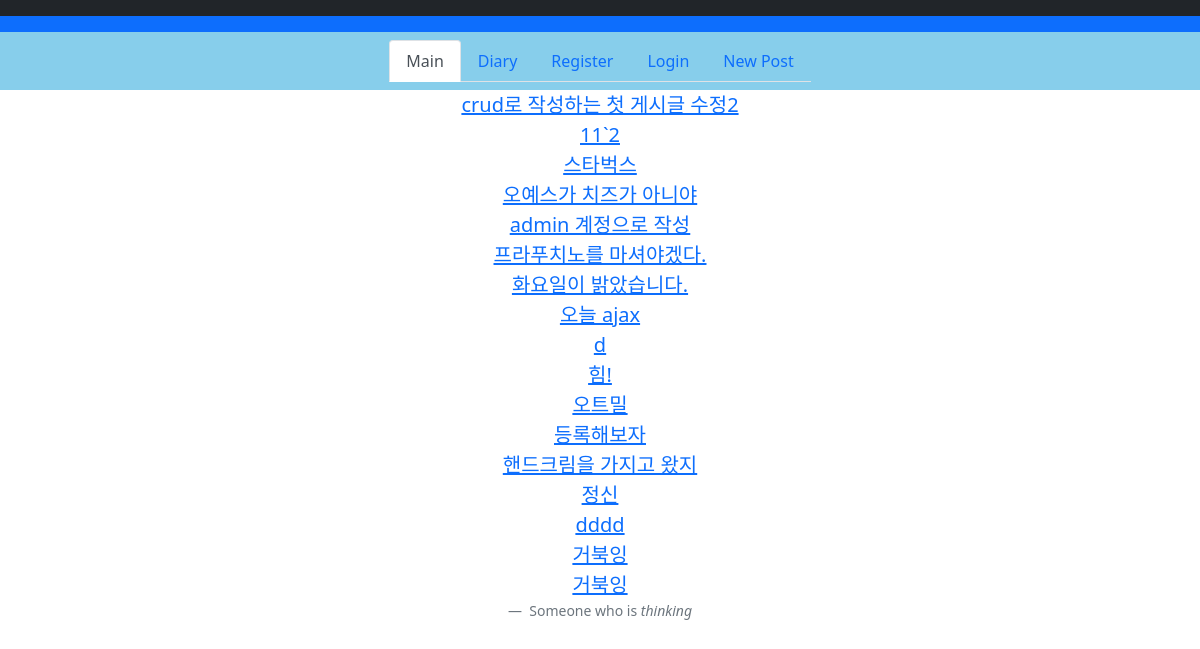
/diary, run on the app's committed database.
### flaskblog/models.py (models this page shows, shortened)
class Post(db.Model):
	id = db.Column(db.Integer, primary_key=True)
	title = db.Column(db.String(100), nullable = False)
	date_posted = db.Column(db.DateTime, nullable = False, default=datetime.utcnow())
	content = db.Column(db.Text, nullable=False)
	user_id = db.Column(db.Integer, db.ForeignKey('user.id'), nullable=False)

### flaskblog/routes.py (the view)
@app.route("/diary")
def diary():
	posts = Post.query.all()
	return render_template('diary.html', posts = posts)

### flaskblog/templates/diary.html
{% extends "layout.html" %}
{% block content %}
    {% for post in posts %}
        <div><a href="{{ url_for('post', post_id=post.id) }}">{{ post.title }}</a></div>
    {%  endfor%}
{% endblock content %}

### flaskblog/templates/layout.html (shortened to what this page needs)
<!DOCTYPE html>
<html lang="en">
<head>
    <head>
        <link href="https://cdn.jsdelivr.net/npm/bootstrap@5.0.2/dist/css/bootstrap.min.css" rel="stylesheet">
        <link rel="stylesheet" type="text/css" href="{{url_for('static', filename='main.css')}}">
      </head>
<body>
    <nav class="navbar navbar-dark bg-dark">
    </nav>
    <nav class="navbar navbar-dark bg-primary">
    </nav>
    <nav class="navbar navbar-light" style="background-color: skyblue;">
        <ul class="nav nav-tabs" id="navbarToggle">
            <li class="nav-item">
              <a class="nav-link active" aria-current="page" href="/">Main</a>
            </li>
            <li class="nav-item">
              <a class="nav-link" href="/diary">Diary</a>
            </li>
            <li class="nav-item">
              <a class="nav-link" href="/register">Register</a>
            </li>
            <li class="nav-item">
              <a class="nav-link" href="/login">Login</a>
            </li>
            <li class="nav-item">
              <a class="nav-link" href="{{url_for('new_post')}}">New Post</a>
            </li>
        </ul>
    </nav>
    <figure class="text-center">
        <blockquote class="blockquote">
            <div class="container">
              {% block content %}{% endblock content %}
            </div>
        </blockquote>
        <figcaption class="blockquote-footer">
          Someone who is <cite title="Source Title">thinking</cite>
        </figcaption>
    </figure>
  </body>
</html>

### flaskblog/static/main.css (style rules this page uses)
.navbar-light { display: flex; justify-content: center; }

### data on the page
Post: title "crud로 작성하는 첫 게시글 수정2"
Post: title "11`2"
Post: title "스타벅스"
Post: title "오예스가 치즈가 아니야"
Post: title "admin 계정으로 작성"
Post: title "프라푸치노를 마셔야겠다."
Post: title "화요일이 밝았습니다."
Post: title "오늘 ajax"
Post: title "d"
Post: title "힘!"
Post: title "오트밀"
Post: title "등록해보자"
Post: title "핸드크림을 가지고 왔지"
Post: title "정신"
Post: title "dddd"
Post: title "거북잉"
Post: title "거북잉"
